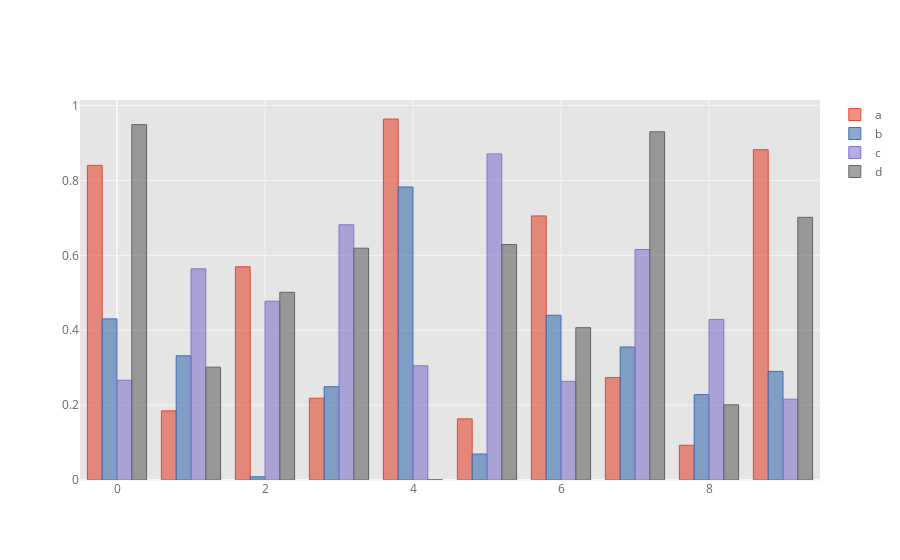

Notebook code cell kept with this figure:
### Markdown cell above
Calling a DataFrame’s `plot()` method with `kind='bar'` produces a multiple bar plot:

### Code cell
df=pd.DataFrame(np.random.rand(10, 4), columns=['a', 'b', 'c', 'd'])
df.iplot(kind='bar')

### Figure 1 — Plotly figure (JSON) as saved in the notebook; plotly's stock layout.template omitted (floating-point values rounded to 4 significant figures)
{"data": [{"marker": {"color": "rgba(226, 74, 51, 0.6)", "line": {"color": "rgba(226, 74, 51, 1.0)", "width": 1}}, "name": "a", "orientation": "v", "text": "", "type": "bar", "x": [0, 1, 2, 3, 4, 5, 6, 7, 8, 9], "y": [0.8403, 0.1847, 0.5695, 0.2185, 0.9641, 0.1633, 0.7053, 0.2735, 0.09267, 0.8822]}, {"marker": {"color": "rgba(62, 111, 176, 0.6)", "line": {"color": "rgba(62, 111, 176, 1.0)", "width": 1}}, "name": "b", "orientation": "v", "text": "", "type": "bar", "x": [0, 1, 2, 3, 4, 5, 6, 7, 8, 9], "y": [0.4303, 0.3316, 0.008531, 0.2491, 0.7826, 0.0694, 0.44, 0.3552, 0.228, 0.29]}, {"marker": {"color": "rgba(132, 118, 202, 0.6)", "line": {"color": "rgba(132, 118, 202, 1.0)", "width": 1}}, "name": "c", "orientation": "v", "text": "", "type": "bar", "x": [0, 1, 2, 3, 4, 5, 6, 7, 8, 9], "y": [0.2665, 0.5639, 0.4776, 0.6816, 0.305, 0.8709, 0.2634, 0.6156, 0.4289, 0.2159]}, {"marker": {"color": "rgba(101, 101, 101, 0.6)", "line": {"color": "rgba(101, 101, 101, 1.0)", "width": 1}}, "name": "d", "orientation": "v", "text": "", "type": "bar", "x": [0, 1, 2, 3, 4, 5, 6, 7, 8, 9], "y": [0.9492, 0.3013, 0.5014, 0.6191, 0.0004272, 0.629, 0.4068, 0.93, 0.2008, 0.7015]}], "layout": {"legend": {"bgcolor": "#FFFFFF", "font": {"color": "#666666"}}, "paper_bgcolor": "#FFFFFF", "plot_bgcolor": "#E5E5E5", "title": {"font": {"color": "#151516"}}, "xaxis": {"gridcolor": "#F6F6F6", "showgrid": true, "tickfont": {"color": "#666666"}, "title": {"font": {"color": "#666666"}, "text": ""}, "zerolinecolor": "#F6F6F6"}, "yaxis": {"gridcolor": "#F6F6F6", "showgrid": true, "tickfont": {"color": "#666666"}, "title": {"font": {"color": "#666666"}, "text": ""}, "zerolinecolor": "#F6F6F6"}}}
